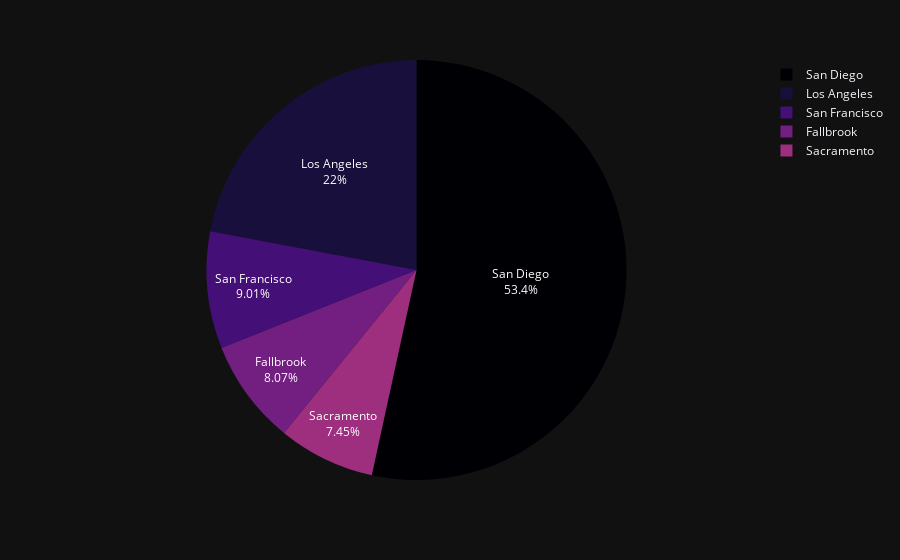

Notebook code for this chart:
### Code cell
fig = px.pie(most_phone, values='City', names=most_phone.index, color_discrete_sequence=px.colors.sequential.Magma,labels={'index':'name'})
fig.update_traces(textposition='inside', textinfo='percent+label')
fig.show()

### Figure 1 — Plotly figure (JSON) as saved in the notebook; plotly's stock layout.template omitted (floating-point values rounded to 4 significant figures)
{"data": [{"domain": {"x": [0.0, 1.0], "y": [0.0, 1.0]}, "hovertemplate": "name=%{label}<br>City=%{value}<extra></extra>", "labels": ["San Diego", "Los Angeles", "San Francisco", "Fallbrook", "Sacramento"], "legendgroup": "", "name": "", "showlegend": true, "values": [172, 71, 29, 26, 24], "type": "pie", "textinfo": "percent+label", "textposition": "inside"}], "layout": {"legend": {"tracegroupgap": 0}, "margin": {"t": 60}, "piecolorway": ["#000004", "#180f3d", "#440f76", "#721f81", "#9e2f7f", "#cd4071", "#f1605d", "#fd9668", "#feca8d", "#fcfdbf"]}}
